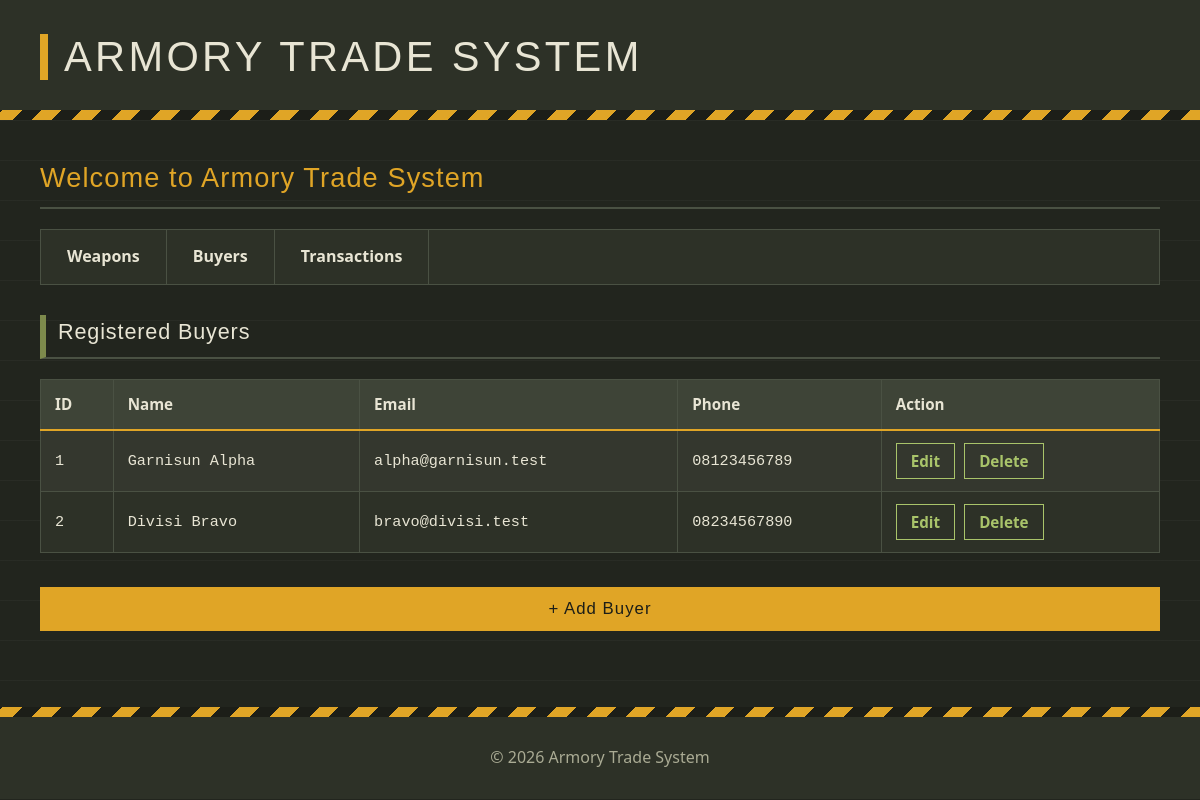
Page /?page=buyers on the committed database.
### tables this page shows
CREATE TABLE buyers (
    id INT AUTO_INCREMENT PRIMARY KEY,
    name VARCHAR(100) NOT NULL,
    email VARCHAR(100) UNIQUE,
    phone VARCHAR(15)
);

### config/db.php (called while the page is built, shortened)
<?php
class Database {
    private $host = "localhost";
    private $username = "root";
    private $password = "";
    private $dbname = "db_armory";
    public function __construct() {
        try {
            $this->conn = new PDO("mysql:host=$this->host;dbname=$this->dbname", $this->username, $this->password);
        } catch (PDOException $e) {
            echo "Connection failed: " . $e->getMessage();
        }
    }
}
?>

### class/Buyer.php (called while the page is built, shortened)
<?php
require_once 'config/db.php';
class Buyer {
    private $db;
    public function __construct() {
        $this->db = (new Database())->conn;
    }
    public function getAllBuyers() {
        $stmt = $this->db->prepare("SELECT * FROM buyers");
        $stmt->execute();
        return $stmt->fetchAll(PDO::FETCH_ASSOC);
    }
}
?>

### view/buyers.php (the view)
<h3>Registered Buyers</h3>
<table border="1">
    <tr>
        <th>ID</th>
        <th>Name</th>
        <th>Email</th>
        <th>Phone</th>
        <th>Action</th>
    </tr>
    <?php foreach ($buyer->getAllBuyers() as $b): ?>
    <tr>
        <td><?= $b['id'] ?></td>
        <td><?= $b['name'] ?></td>
        <td><?= $b['email'] ?></td>
        <td><?= $b['phone'] ?></td>
        <td>
            <a href="?page=buyer_form&id=<?= $b['id'] ?>">Edit</a>
            <a href="?page=buyers&delete_buyer=<?= $b['id'] ?>" onclick="return confirm('Hapus pembeli ini?')">Delete</a>
        </td>
    </tr>
    <?php endforeach; ?>
</table>
<button class="add-button" onclick="location.href='?page=buyer_form'">
    + Add Buyer
</button>

### style.css (style rules this page uses)
:root { --bg: #22251e; --panel: #2d3127; --steel: #3e4437; --line: #4a5143; --olive: #7d8a4c; --amber: #e0a526; --text: #e8e5d4; --muted: #aaab94; --danger: #ff8a70; --ok: #a9c46a; --ink: #1c1e18; --font-title: "Impact", "Haettenschweiler", "Arial Narrow Bold", sans-serif; --font-body: "Segoe UI", Tahoma, Geneva, Verdana, sans-serif; --font-data: Consolas, "Courier New", monospace; }
* { margin: 0; padding: 0; box-sizing: border-box; }
body { font-family: var(--font-body); background-color: var(--bg); background-image: repeating-linear-gradient( 0deg, transparent 0 39px, rgba(255, 255, 255, 0.03) 39px 40px ); color: var(--text); line-height: 1.6; min-height: 100vh; }
h2, h3 { font-family: var(--font-title); font-weight: 400; letter-spacing: 0.04em; border-bottom: 2px solid var(--line); padding-bottom: 8px; margin-bottom: 20px; }
h3 { color: var(--text); font-size: 1.35em; border-left: 6px solid var(--olive); padding-left: 12px; }
table { width: 100%; border-collapse: collapse; background-color: var(--panel); border: 1px solid var(--line); margin-bottom: 34px; font-family: var( --font-data ); font-size: 0.95rem; }
th { background-color: var(--steel); color: var(--text); text-align: left; padding: 12px 14px; font-family: var(--font-body); font-weight: 700; border-bottom: 2px solid var(--amber); }
td { padding: 12px 14px; border-bottom: 1px solid var(--line); }
tr:nth-child(even) td { background-color: rgba(255, 255, 255, 0.03); }
td a { display: inline-block; padding: 5px 14px; border: 1px solid var(--ok); color: var(--ok); text-decoration: none; font-family: var(--font-body); font-weight: 600; }
button, .btn { display: inline-block; background-color: var(--amber); color: var(--ink); padding: 12px 28px; border: none; border-radius: 0; font-family: var(--font-title); font-size: 1.05rem; letter-spacing: 0.06em; cursor: pointer; text-decoration: none; transition: background-color 0.15s ease; }
.add-button { width: 100%; box-sizing: border-box; }

### rows in the picture
buyers: id "1", name "Garnisun Alpha", email "alpha@garnisun.test", phone "08123456789"
buyers: id "2", name "Divisi Bravo", email "bravo@divisi.test", phone "08234567890"
